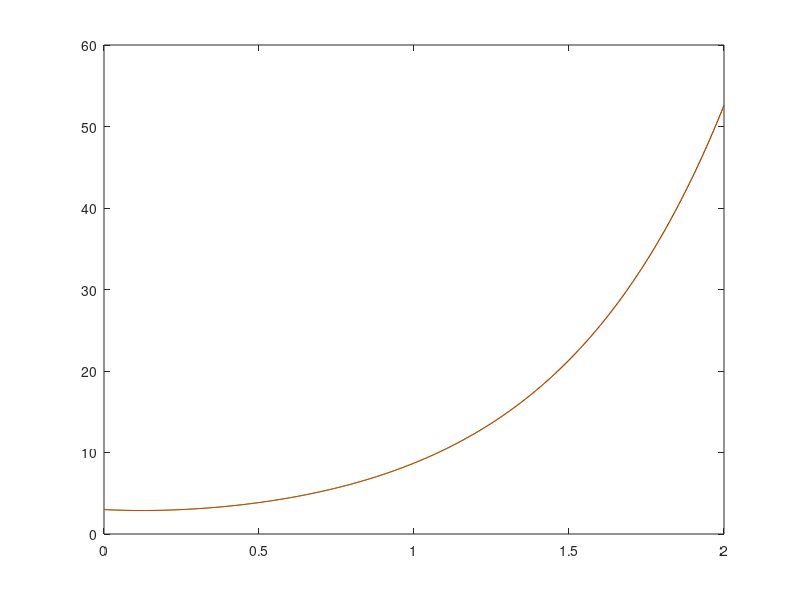
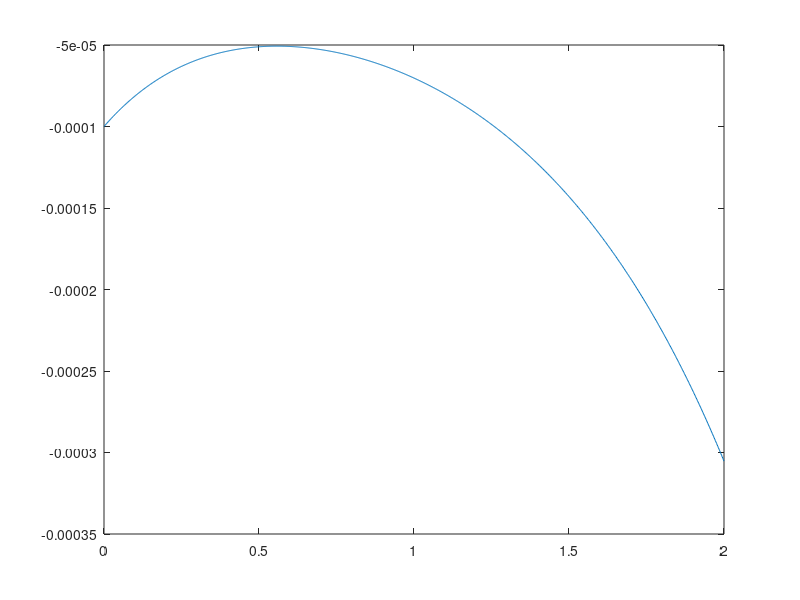

MATLAB code for these plots, in order:
clear all
% N := numero de nodos interiores
N = 1000;

h = 2/(N+1);
X = [];
for i = 1:N+2
    X(i) = (i-1)*h;
end

% Tenemos que A*YY = B*XX + c donde definimos estas matrices de la siguiente
% forma:

A = (-4-10*h^2)*eye(N) + (2+h)*diag(ones(1, N-1), 1) + (2-h)*diag(ones(1, N-1), -1);
B = (2*h^2)*eye(N);
c(1) = 3*(h-2);
c(N, 1) = -(2+h)*(exp(4)-2);
XX = (X(2:N+1))';
YY = A\(B*XX+c);        

Y = [3; YY; exp(4)-2];
S = 1.4745*exp((-1+sqrt(21))*X/2) + 1.5654*exp((-1-sqrt(21))*X/2) - 0.2*X - 0.04;

plot(X, Y', 'g')
hold on
plot(X, S, 'r')
hold off
figure
plot(X, S - Y')